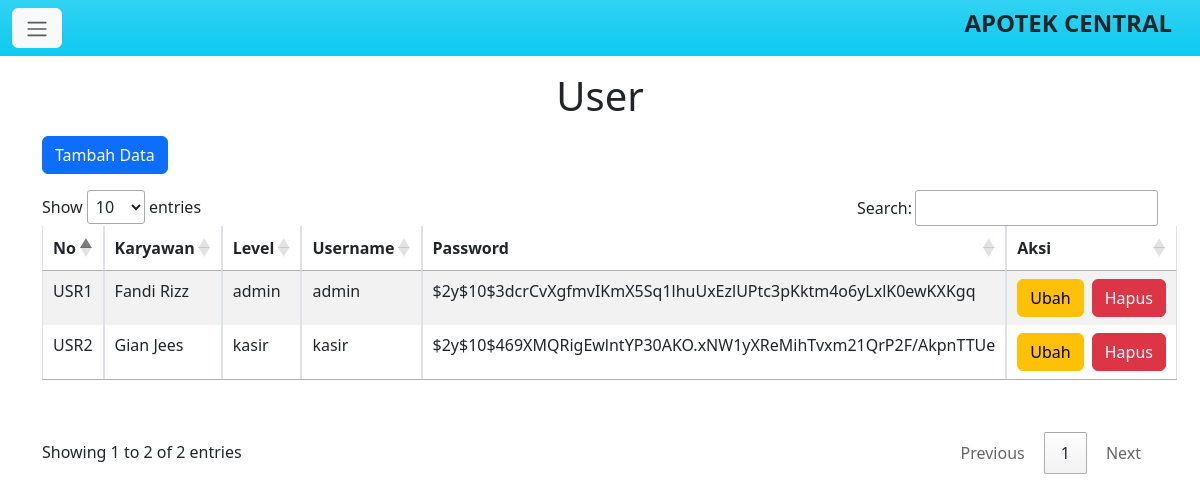
Screenshot of /admin/user.php (signed in) with the database file from the repository.
### tables this page shows
CREATE TABLE `tb_user` (
  `id_user` varchar(50) NOT NULL,
  `id_karyawan` varchar(50) NOT NULL,
  `id_level` varchar(50) NOT NULL,
  `username` varchar(50) NOT NULL,
  `password` varchar(100) NOT NULL
);

CREATE TABLE `tb_karyawan` (
  `id_karyawan` varchar(50) NOT NULL,
  `nama_karyawan` varchar(75) NOT NULL,
  `alamat_karyawan` varchar(75) NOT NULL,
  `no_tlp` varchar(15) NOT NULL
);

CREATE TABLE `tb_level` (
  `id_level` varchar(50) NOT NULL,
  `nama_level` varchar(50) NOT NULL
);

### admin/user.php (the view, shortened to what this page needs)
<!doctype html>
<html lang="en">
<head>
    <link href="https://cdn.jsdelivr.net/npm/bootstrap@5.3.0-alpha3/dist/css/bootstrap.min.css" rel="stylesheet">
    <link rel="stylesheet" href="https://cdn.datatables.net/1.13.4/css/jquery.dataTables.min.css">
</head>
<body>
    <nav class="navbar sticky-top bg-bodytertiary bg-info bg-gradient">
        <div class="container-fluid">
            <button class="btn btn-light" type="button" data-bs-toggle="offcanvas" data-bs-target="#offcanvasScrolling" aria-controls="offcanvasScrolling"><span class="navbar-toggler-icon"></span></button>
            <h4 class="me-3 fw-bold">APOTEK CENTRAL</h4>
        </div>
    </nav>
    <div class="container">
        <h1 class="text-center mt-3 mb-3">User</h1>
        <button type="button" class="btn btn-primary mb-3" data-bs-toggle="modal" data-bs-target="#modalTambah" data-bs-whatever="@getbootstrap">Tambah Data</button>
        <table class="table table-striped table-bordered mt-3 mb-5" id="tbl_user">
            <thead>
                <tr>
                    <th>No</th>
                    <th>Karyawan</th>
                    <th>Level</th>
                    <th>Username</th>
                    <th>Password</th>
                    <th>Aksi</th>
                </tr>
            </thead>
            <tbody class="table-group-divider">
                <?php
                include 'config.php';
                $query = mysqli_query($conn, "SELECT * FROM tb_user JOIN tb_karyawan ON tb_user.id_karyawan = tb_karyawan.id_karyawan JOIN tb_level ON tb_user.id_level = tb_level.id_level");
                while ($data = mysqli_fetch_array($query)) {
                ?>
                    <tr>
                        <td> <?php echo $data['id_user']; ?> </td>
                        <td> <?php echo $data['nama_karyawan']; ?> </td>
                        <td> <?php echo $data['nama_level']; ?> </td>
                        <td> <?php echo $data['username']; ?> </td>
                        <td> <?php echo $data['password']; ?> </td>
                        <td class="d-flex"> <button type="button" class="btn btn-warning me-2" data-bs-toggle="modal" data-bs-target="#modalUbah<?php echo $data['id_user']; ?>">
                                Ubah
                            </button>
                            <button type="button" class="btn btn-danger" data-bs-toggle="modal" data-bs-target="#modalHapus<?php echo $data['id_user']; ?>">
                                Hapus
                            </button>
                        </td>
                    </tr>
                <?php
                }
                ?>
            </tbody>
        </table>
    </div>
</body>
</html>

### rows the page displays
tb_user: id_user "USR1", id_karyawan.nama_karyawan "Fandi Rizz", id_level.nama_level "admin", username "admin", password "$2y$10$3dcrCvXgfmvIKmX5Sq1lhuUxEzlUPtc3pKktm4o6yLxlK0ewKXKgq"
tb_user: id_user "USR2", id_karyawan.nama_karyawan "Gian Jees", id_level.nama_level "kasir", username "kasir", password "$2y$10$469XMQRigEwlntYP30AKO.xNW1yXReMihTvxm21QrP2F/AkpnTTUe"
